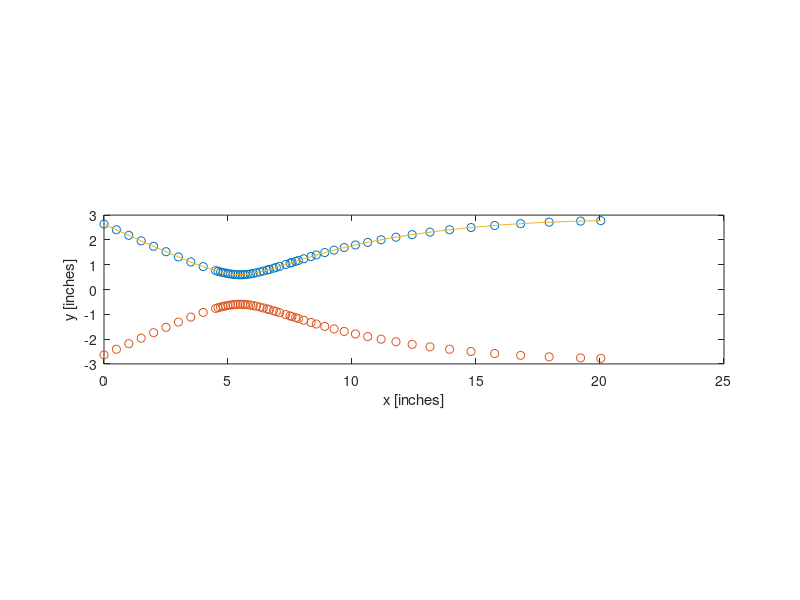

This figure's MATLAB source:
clc;
clear;
close all;

%% Define Points

x=[0,.5,1,1.5,2,2.5,3,3.5,4,4.5,4.6,4.7,4.8,4.9,5,5.1,5.2,...
    5.3,5.4,5.5,5.5957,5.6823,5.7812,5.9096,6.0159,...
    6.1438,6.2892,6.4219,6.5755,6.6636,6.8324,6.9493,7.0804,...
    7.3283,7.5008,7.5807,7.7265,7.8414,8.0561,8.3488,8.5615,...
    8.9019,9.2759,9.6865,10.1373,10.6322,11.1753,11.7716,...
    12.4262,13.1447,13.9339,14.8006,15.7529,16.7996,17.9504,...
    19.2166,20.0316];

y=[2.636,2.4097,2.1848,1.9618,1.7414,1.5248,1.3138,1.1117,...
    0.9241,0.7616,0.7336,0.7075,0.6835,0.6619,0.6428,...
    0.6265,0.6131,0.6029,0.5960,0.5924,0.5962,0.6033,...
    0.6122,0.6289,0.6478,0.6747,0.7085,0.7434,0.7836,0.8082,...
    0.8574,0.8924,0.9330,1.0104,1.0645,1.0897,1.1357,...
    1.1719,1.2395,1.3294,1.3928,1.4897,1.5893,1.6911,1.7946,...
    1.8992,2.0042,2.1088,2.2119,2.3123,2.4086,2.4992,...
    2.5819,2.6545,2.7142,2.7577,2.7759];

% Plot
plot(x,y, 'o')
axis('equal')
axis([0,25,-3,3])
hold on
plot(x,-y, 'o')
a=2*y;
% scatter(x,y)
% scatter(x,-y)
xlabel('x [inches]')
ylabel('y [inches]')

%% Generate Spline

Area = y.^2.*pi;
curve = spline(x./max(x), y./max(x));

xx = linspace(0,1);
yy = ppval(curve,xx);

hold on; plot(xx.*max(x), yy.*max(x));

func = @(xval) ppval(curve, xval);

options = optimset('TolX', 1e-10);
xThroat = fminbnd(func, 0, 1, options);

save('mcCabe_nozzle.mat', 'curve');